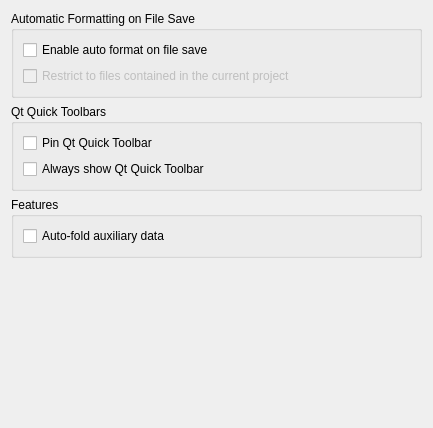
<?xml version="1.0" encoding="UTF-8"?>
<ui version="4.0">
 <class>QmlJSEditor::Internal::QmlJsEditingSettingsPage</class>
 <widget class="QWidget" name="QmlJSEditor::Internal::QmlJsEditingSettingsPage">
  <property name="geometry">
   <rect>
    <x>0</x>
    <y>0</y>
    <width>433</width>
    <height>428</height>
   </rect>
  </property>
  <property name="windowTitle">
   <string/>
  </property>
  <layout class="QGridLayout" name="gridLayout">
   <item row="1" column="0">
    <widget class="QGroupBox" name="groupBox_2">
     <property name="title">
      <string>Qt Quick Toolbars</string>
     </property>
     <layout class="QVBoxLayout" name="verticalLayout">
      <item>
       <widget class="QCheckBox" name="textEditHelperCheckBoxPin">
        <property name="toolTip">
         <string>If enabled, the toolbar will remain pinned to an absolute position.</string>
        </property>
        <property name="text">
         <string>Pin Qt Quick Toolbar</string>
        </property>
       </widget>
      </item>
      <item>
       <widget class="QCheckBox" name="textEditHelperCheckBox">
        <property name="text">
         <string>Always show Qt Quick Toolbar</string>
        </property>
       </widget>
      </item>
     </layout>
    </widget>
   </item>
   <item row="3" column="0">
    <spacer name="verticalSpacer">
     <property name="orientation">
      <enum>Qt::Vertical</enum>
     </property>
     <property name="sizeHint" stdset="0">
      <size>
       <width>20</width>
       <height>40</height>
      </size>
     </property>
    </spacer>
   </item>
   <item row="0" column="0">
    <widget class="QGroupBox" name="groupBox">
     <property name="title">
      <string>Automatic Formatting on File Save</string>
     </property>
     <layout class="QVBoxLayout" name="verticalLayout_2">
      <item>
       <widget class="QCheckBox" name="autoFormatOnSave">
        <property name="text">
         <string>Enable auto format on file save</string>
        </property>
       </widget>
      </item>
      <item>
       <widget class="QCheckBox" name="autoFormatOnlyCurrentProject">
        <property name="enabled">
         <bool>false</bool>
        </property>
        <property name="text">
         <string>Restrict to files contained in the current project</string>
        </property>
       </widget>
      </item>
     </layout>
    </widget>
   </item>
   <item row="2" column="0">
    <widget class="QGroupBox" name="groupBox_3">
     <property name="title">
      <string>Features</string>
     </property>
     <layout class="QVBoxLayout" name="verticalLayout_3">
      <item>
       <widget class="QCheckBox" name="foldAuxDataCheckBox">
        <property name="text">
         <string>Auto-fold auxiliary data</string>
        </property>
       </widget>
      </item>
     </layout>
    </widget>
   </item>
  </layout>
 </widget>
 <resources/>
 <connections>
  <connection>
   <sender>autoFormatOnSave</sender>
   <signal>toggled(bool)</signal>
   <receiver>autoFormatOnlyCurrentProject</receiver>
   <slot>setEnabled(bool)</slot>
   <hints>
    <hint type="sourcelabel">
     <x>216</x>
     <y>40</y>
    </hint>
    <hint type="destinationlabel">
     <x>216</x>
     <y>63</y>
    </hint>
   </hints>
  </connection>
 </connections>
</ui>
